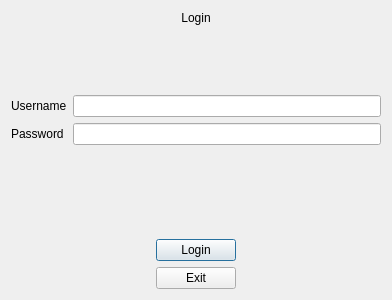
<?xml version="1.0" encoding="UTF-8"?>
<ui version="4.0">
 <class>QTLoginWindow</class>
 <widget class="QDialog" name="QTLoginWindow">
  <property name="geometry">
   <rect>
    <x>0</x>
    <y>0</y>
    <width>392</width>
    <height>300</height>
   </rect>
  </property>
  <property name="windowTitle">
   <string>Login</string>
  </property>
  <layout class="QVBoxLayout" name="verticalLayout_2">
   <item>
    <widget class="QLabel" name="TitleText">
     <property name="text">
      <string>Login</string>
     </property>
     <property name="alignment">
      <set>Qt::AlignCenter</set>
     </property>
    </widget>
   </item>
   <item>
    <widget class="QLabel" name="Error">
     <property name="text">
      <string/>
     </property>
     <property name="alignment">
      <set>Qt::AlignCenter</set>
     </property>
    </widget>
   </item>
   <item>
    <spacer name="verticalSpacer">
     <property name="orientation">
      <enum>Qt::Vertical</enum>
     </property>
     <property name="sizeHint" stdset="0">
      <size>
       <width>20</width>
       <height>40</height>
      </size>
     </property>
    </spacer>
   </item>
   <item>
    <layout class="QVBoxLayout" name="verticalLayout">
     <item>
      <layout class="QGridLayout" name="gridLayout_2">
       <item row="1" column="1">
        <widget class="QLineEdit" name="PasswordInput"/>
       </item>
       <item row="1" column="0">
        <widget class="QLabel" name="PasswordText_2">
         <property name="text">
          <string>Password</string>
         </property>
        </widget>
       </item>
       <item row="0" column="1">
        <widget class="QLineEdit" name="UserNameInput"/>
       </item>
       <item row="0" column="0">
        <widget class="QLabel" name="NameText_2">
         <property name="text">
          <string>Username</string>
         </property>
        </widget>
       </item>
      </layout>
     </item>
    </layout>
   </item>
   <item>
    <spacer name="verticalSpacer_3">
     <property name="orientation">
      <enum>Qt::Vertical</enum>
     </property>
     <property name="sizeHint" stdset="0">
      <size>
       <width>20</width>
       <height>40</height>
      </size>
     </property>
    </spacer>
   </item>
   <item>
    <spacer name="verticalSpacer_2">
     <property name="orientation">
      <enum>Qt::Vertical</enum>
     </property>
     <property name="sizeHint" stdset="0">
      <size>
       <width>20</width>
       <height>40</height>
      </size>
     </property>
    </spacer>
   </item>
   <item>
    <layout class="QGridLayout" name="gridLayout">
     <item row="0" column="0">
      <spacer name="horizontalSpacer">
       <property name="orientation">
        <enum>Qt::Horizontal</enum>
       </property>
       <property name="sizeHint" stdset="0">
        <size>
         <width>40</width>
         <height>20</height>
        </size>
       </property>
      </spacer>
     </item>
     <item row="1" column="1">
      <widget class="QPushButton" name="Exit">
       <property name="text">
        <string>Exit</string>
       </property>
       <property name="autoDefault">
        <bool>false</bool>
       </property>
       <property name="flat">
        <bool>false</bool>
       </property>
      </widget>
     </item>
     <item row="0" column="1">
      <widget class="QPushButton" name="ConfirmButton">
       <property name="text">
        <string>Login</string>
       </property>
      </widget>
     </item>
     <item row="0" column="2">
      <spacer name="horizontalSpacer_2">
       <property name="orientation">
        <enum>Qt::Horizontal</enum>
       </property>
       <property name="sizeHint" stdset="0">
        <size>
         <width>40</width>
         <height>20</height>
        </size>
       </property>
      </spacer>
     </item>
     <item row="1" column="0">
      <spacer name="horizontalSpacer_3">
       <property name="orientation">
        <enum>Qt::Horizontal</enum>
       </property>
       <property name="sizeHint" stdset="0">
        <size>
         <width>40</width>
         <height>20</height>
        </size>
       </property>
      </spacer>
     </item>
     <item row="1" column="2">
      <spacer name="horizontalSpacer_4">
       <property name="orientation">
        <enum>Qt::Horizontal</enum>
       </property>
       <property name="sizeHint" stdset="0">
        <size>
         <width>40</width>
         <height>20</height>
        </size>
       </property>
      </spacer>
     </item>
    </layout>
   </item>
  </layout>
 </widget>
 <layoutdefault spacing="6" margin="11"/>
 <resources/>
 <connections>
  <connection>
   <sender>ConfirmButton</sender>
   <signal>clicked()</signal>
   <receiver>QTLoginWindow</receiver>
   <slot>checkPassword()</slot>
   <hints>
    <hint type="sourcelabel">
     <x>242</x>
     <y>252</y>
    </hint>
    <hint type="destinationlabel">
     <x>325</x>
     <y>250</y>
    </hint>
   </hints>
  </connection>
  <connection>
   <sender>Exit</sender>
   <signal>clicked()</signal>
   <receiver>QTLoginWindow</receiver>
   <slot>reject()</slot>
   <hints>
    <hint type="sourcelabel">
     <x>211</x>
     <y>272</y>
    </hint>
    <hint type="destinationlabel">
     <x>76</x>
     <y>207</y>
    </hint>
   </hints>
  </connection>
 </connections>
 <slots>
  <slot>checkPassword()</slot>
 </slots>
</ui>
